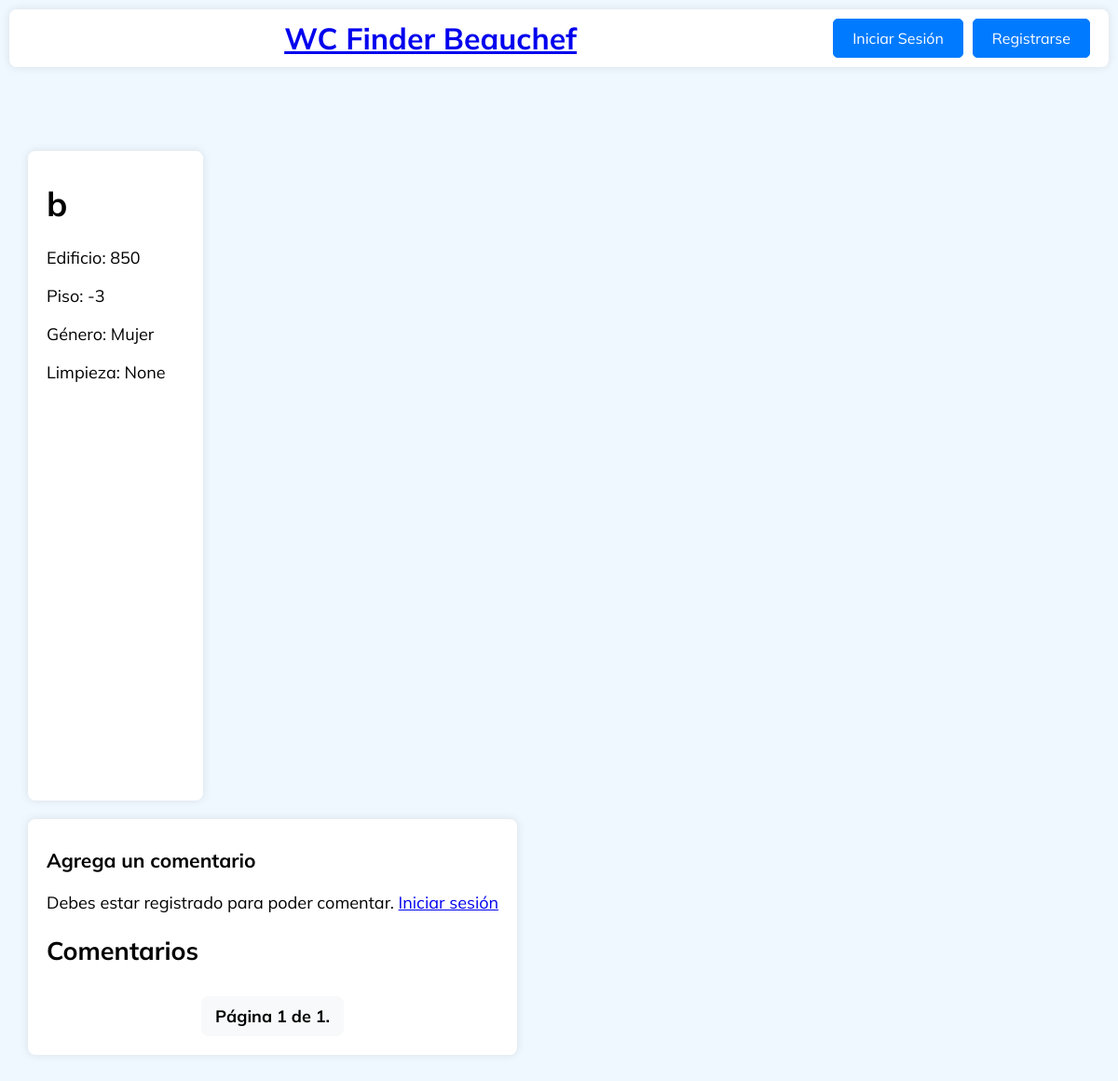
The app's page /bathroom2/13/ with its own data.
### todoapp/models.py (models this page shows, shortened)
class Bathroom(models.Model):
    GENDER_CHOICES = [
        ('mujer', 'Mujer'),
        ('hombre', 'Hombre'),
        ('universal', 'Universal'),
    ]
    BUILDS_CHOICES = [
        ('850', '850'),
        ('851', '851'),
    ]
    FLOOR_CHOICES = [
        ('-3', '-3'),
        ('-2', '-2'),
        ('-1', '-1'),
        ('1', '1'),
        ('2', '2'),
        ('3', '3'),
        ('4', '4'),
        ('5', '5'),
        ('6', '6'),
        ('7', '7'),
    ]
    name = models.CharField(max_length=100)
    building = models.CharField(max_length=3, choices=BUILDS_CHOICES)
    floor = models.CharField(max_length=2,choices=FLOOR_CHOICES)
    gender = models.CharField(max_length=10, choices=GENDER_CHOICES)
    description = models.CharField(max_length=300)
    image = models.ImageField(upload_to='bathroom_images/', blank=True, null=True)
    publicar = models.BooleanField(default=False)
    latitude = models.FloatField(null=True, blank=True)
    longitude = models.FloatField(null=True, blank=True)
    def average_cleaning_points(self):
        average = self.cleaning_reviews.aggregate(Avg('points'))['points__avg']
        return average

### todoapp/views.py (the view)
# urls.py: path('bathroom2/<int:id>/', views.bathroom_detail2, name='bathroom_detail2'),
def bathroom_detail2(request, id):
    bathroom = Bathroom.objects.get(id=id)
    comments = bathroom.comments.all().order_by('-created_at')
    paginator = Paginator(comments, 5)  # 5 comentarios por página
    page_number = request.GET.get('page')
    page_obj = paginator.get_page(page_number)
    if request.method == 'POST':
        if request.user.is_authenticated:
            if "submit_comment" in request.POST:
                form = CommentForm(request.POST)
                if form.is_valid():
                    comment = form.save(commit=False)
                    comment.bathroom = bathroom
                    comment.user = request.user
                    comment.save()
                    messages.success(request, 'Comentario agregado correctamente.')
                    return redirect('bathroom_detail', id=bathroom.id)
            elif "submit_review" in request.POST:
                reviewForm= CleaningForm(request.POST)
                if reviewForm.is_valid():
                    review= reviewForm.save(commit=False)
                    review.bathroom= bathroom
                    review.user= request.user
                    review.save()
                    messages.success(request, 'Puntuación agregada correctamente.')
                    return redirect('bathroom_detail', id=bathroom.id)
            else:
                return redirect('bathroom_detail', id=bathroom.id)
        else:
            messages.error(request, 'Debes estar registrado para poder comentar.')
            return redirect('login')
    else:
        form = CommentForm()
        reviewForm = CleaningForm()
    m = folium.Map(location=[bathroom.latitude or -33.45767, bathroom.longitude or -70.66237], zoom_start=50, zoom_snap=0.5)
    if bathroom.latitude and bathroom.longitude:
        folium.Marker(
            [bathroom.latitude, bathroom.longitude],
            popup=f"{bathroom.building}, Piso {bathroom.floor}, {bathroom.gender}",
            icon=folium.Icon(color='blue', icon='restroom', prefix='fa')
        ).add_to(m)
    map_html = m._repr_html_()
    context = {
        'bathroom': bathroom,
        'map_html': map_html,
        'page_obj': page_obj,
        'form': form,
        'reviewForm': reviewForm
    }
    return render(request, 'todoapp/bathroom_detail2.html', context)

### todoapp/templates/todoapp/bathroom_detail2.html (shortened to what this page needs)
{% extends 'todoapp/navbar.html' %}
{% block extra_css %}
{% load static %}
    <link rel="stylesheet" type="text/css" href="{% static 'css/detail.css' %}">
{% endblock %}
{% block content %}
    <div class="window-container">
        <div class="details-map">
            <div class="details">
                <h1>{{ bathroom.name }}</h1>
                <p>Edificio: {{ bathroom.building }}</p>
                <p>Piso: {{ bathroom.floor }}</p>
                <p>Género: {{ bathroom.get_gender_display }}</p>
                <p>Limpieza: {{ bathroom.average_cleaning_points}}</p>
            </div>
            <div id="map">
            </div>
        </div>
    </div>
    <div class="window-container">
        <div class="comments-section">
            <h3>Agrega un comentario</h3>
            <div class="comment-form">
                {% if user.is_authenticated %}
                    <form method="post">
                        {% csrf_token %}
                        {{ form.as_p }}
                        <button type="submit" name="submit_comment" class="submit-btn">Enviar</button>
                    </form>
                {% else %}
                    <p>Debes estar registrado para poder comentar. <a href="{% url 'login' %}">Iniciar sesión</a></p>
                {% endif %}
            </div>
            <h2>Comentarios</h2>
            <div class="pagination">
                <span class="step-links">
                    <span class="current">
                        Página {{ page_obj.number }} de {{ page_obj.paginator.num_pages }}.
                    </span>
                </span>
            </div>
        </div>
    </div>
{% endblock %}

### todoapp/static/css/detail.css (style rules this page uses)
:root { --font-main: 'Mulish', sans-serif; --color-primary: #007bff; --color-primary-dark: #0056b3; --color-success: #28a745; --color-success-dark: #218838; --color-border: #ccc; --color-bg: #ffffff; --color-shadow: rgba(0, 0, 0, 0.1); --color-bg-light-gray: #f8f9fa; --color-aliceblue: #f0f8ff; }
body { font-family: var(--font-main); background-color: var(--color-aliceblue); margin: 0; padding: 0; font-size: 18px; }
.window-container { background-color: var(--color-bg); color: black; padding: 10px 20px; border-radius: 8px; box-shadow: 0px 0px 10px var(--color-shadow); margin: 10px; }
.details-map { display: flex; flex-wrap: wrap; gap: 20px; }
.details { flex: 1 1 45%; }
#map { flex: 1 1 50%; height: 400px; }
.comments-section { margin-top: 20px; }
.comment-form { margin-bottom: 20px; }
.pagination { text-align: center; margin-top: 20px; }
.pagination .step-links { display: inline-block; padding: 10px; border-radius: 8px; background-color: var(--color-bg-light-gray); }
.pagination .current { font-weight: bold; margin: 0 5px; }

### todoapp/templates/todoapp/bathroom_detail2.html (style rules this page uses)
body { font-family: 'Mulish', sans-serif; margin: 0; padding: 0; }
.details-map { display: flex; flex-wrap: wrap; gap: 20px; }
.details { flex: 1 1 45%; }
#map { flex: 1 1 50%; height: 400px; }
.comments-section { margin-top: 20px; }
.comment-form { margin-bottom: 20px; }
.pagination { display: flex; justify-content: center; padding: 10px 0; }

### records on screen
Bathroom: name "b", building "850", floor "-3", gender "Mujer", average_cleaning_points "None"

### other values on screen
{{ page_obj.number }} "1"
{{ page_obj.paginator.num_pages }} "1"
